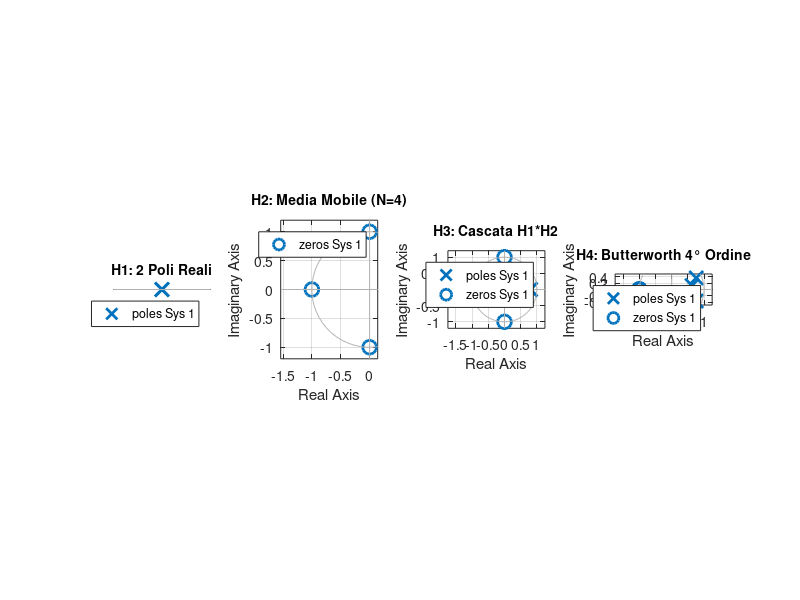
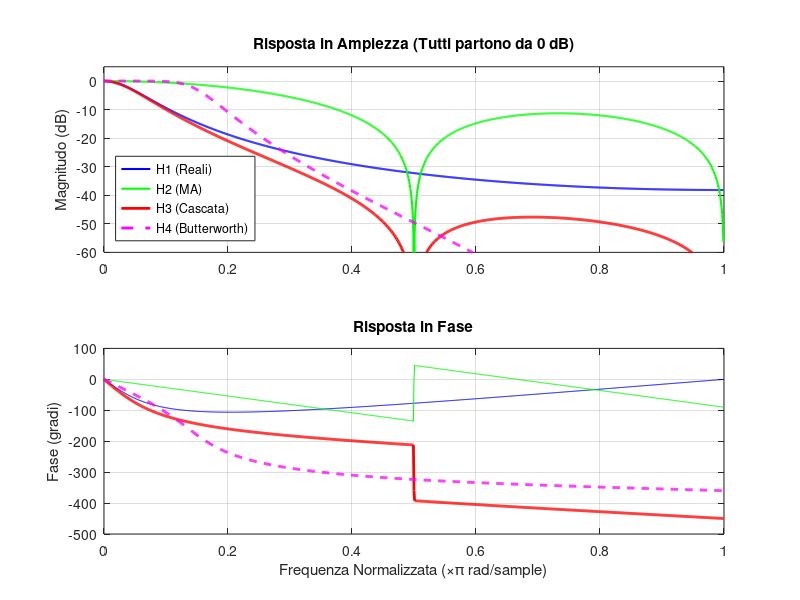
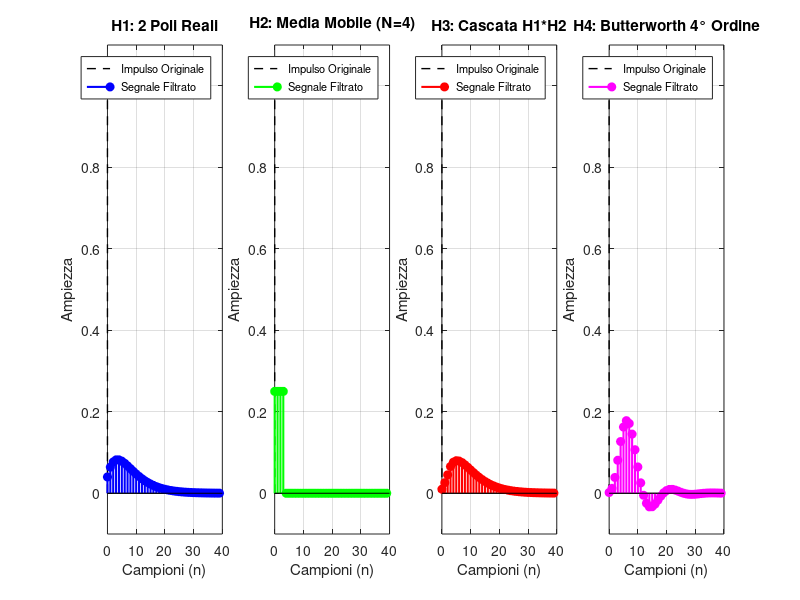

MATLAB code to generate these figures, in order:
%% Analisi Comparativa: Filtri IIR, FIR e Butterworth (Guadagno Unitario)
clear; close all; clc;

% --- Parametri di Progetto ---
n_samples = 80;                 % Lunghezza della simulazione
n = 0:n_samples-1;              
pole_val = 0.8;                 % Valore dei poli reali per H1 (più vicino a 1 = più smoothing)
N_avg = 4;                      % Finestra Media Mobile per H2
Wn_butt = 0.15;                 % Frequenza di taglio Butterworth (normalizzata 0-1)
order_butt = 4;                 % Ordine del Butterworth

% --- 1. Filtro H1: Due Poli Reali (Normalizzato per Guadagno 1) ---
% Formula: H(z) = (1-p)^2 / (1 - p*z^-1)^2
G_lp = (1 - pole_val)^2;
num_H1 = G_lp;
den_H1 = [1, -2*pole_val, pole_val^2];

% --- 2. Filtro H2: Media Mobile (Normalizzato per Guadagno 1) ---
num_H2 = ones(1, N_avg) / N_avg;
den_H2 = 1;

% --- 3. Filtro H3: Cascata H1 * H2 ---
% La convoluzione dei coefficienti equivale al prodotto delle FT
num_H3 = conv(num_H1, num_H2);
den_H3 = conv(den_H1, den_H2);

% --- 4. Filtro H4: Butterworth 4° Ordine ---
[b4, a4] = butter(order_butt, Wn_butt, 'low');

% Creazione oggetti Transfer Function per mappe poli-zeri
H1_tf = tf(num_H1, den_H1, 1);
H2_tf = tf(num_H2, den_H2, 1);
H3_tf = tf(num_H3, den_H3, 1);
H4_tf = tf(b4, a4, 1);

% ==========================================================
% FIGURE 1: Mappe Poli e Zeri
% ==========================================================
figure('Name', 'Mappe Poli-Zeri', 'Position', [100, 100, 1500, 400], 'Color', 'w');
tfs = {H1_tf, H2_tf, H3_tf, H4_tf};
titles = {'H1: 2 Poli Reali', ['H2: Media Mobile (N=',num2str(N_avg),')'], 'H3: Cascata H1*H2', 'H4: Butterworth 4° Ordine'};

for i = 1:4
    subplot(1, 4, i);
    pzmap(tfs{i});
    grid on; axis equal;
    title(titles{i}, 'FontSize', 10);
end

% ==========================================================
% FIGURE 2: Risposta in Frequenza (Bode)
% ==========================================================
figure('Name', 'Risposta in Frequenza', 'Position', [150, 150, 1200, 700], 'Color', 'w');
[h1_r, w] = freqz(num_H1, den_H1, 1024);
[h2_r, ~] = freqz(num_H2, den_H2, 1024);
[h3_r, ~] = freqz(num_H3, den_H3, 1024);
[h4_r, ~] = freqz(b4, a4, 1024);

subplot(2, 1, 1);
plot(w/pi, 20*log10(abs(h1_r)+1e-10), 'b', 'LineWidth', 1.5); hold on;
plot(w/pi, 20*log10(abs(h2_r)+1e-10), 'g', 'LineWidth', 1.5);
plot(w/pi, 20*log10(abs(h3_r)+1e-10), 'r', 'LineWidth', 2);
plot(w/pi, 20*log10(abs(h4_r)+1e-10), 'm--', 'LineWidth', 2);
grid on; ylabel('Magnitudo (dB)'); ylim([-60 5]);
title('Risposta in Ampiezza (Tutti partono da 0 dB)');
legend('H1 (Reali)', 'H2 (MA)', 'H3 (Cascata)', 'H4 (Butterworth)', 'Location', 'southwest');

subplot(2, 1, 2);
plot(w/pi, unwrap(angle(h1_r))*180/pi, 'b'); hold on;
plot(w/pi, unwrap(angle(h2_r))*180/pi, 'g');
plot(w/pi, unwrap(angle(h3_r))*180/pi, 'r', 'LineWidth', 2);
plot(w/pi, unwrap(angle(h4_r))*180/pi, 'm--', 'LineWidth', 2);
grid on; ylabel('Fase (gradi)'); xlabel('Frequenza Normalizzata (\times\pi rad/sample)');
title('Risposta in Fase');

% ==========================================================
% FIGURE 3: Risposta all'Impulso con Confronto Originale
% ==========================================================
figure('Name', 'Risposta Temporale all''Impulso', 'Position', [200, 200, 1500, 450], 'Color', 'w');
impulse_sig = [1, zeros(1, n_samples-1)]; % Impulso unitario a t=0

y_results = {filter(num_H1, den_H1, impulse_sig), ...
             filter(num_H2, den_H2, impulse_sig), ...
             filter(num_H3, den_H3, impulse_sig), ...
             filter(b4, a4, impulse_sig)};
colors = {'b', 'g', 'r', 'm'};

for i = 1:4
    subplot(1, 4, i);
    % Disegna l'impulso originale come riferimento (nero tratteggiato)
    stem(n(1:40), impulse_sig(1:40), 'k--', 'LineWidth', 1, 'Marker', 'none'); hold on;
    % Disegna l'uscita del filtro
    stem(n(1:40), y_results{i}(1:40), colors{i}, 'filled', 'LineWidth', 1.5);
    
    grid on; title(titles{i});
    xlabel('Campioni (n)'); ylabel('Ampiezza');
    legend('Impulso Originale', 'Segnale Filtrato', 'FontSize', 8);
    % Imposta limiti fissi per facilitare il confronto visivo
    ylim([-0.1 1.1]); 
end

fprintf('Analisi terminata. Tutti i filtri hanno guadagno unitario in DC.\n');
